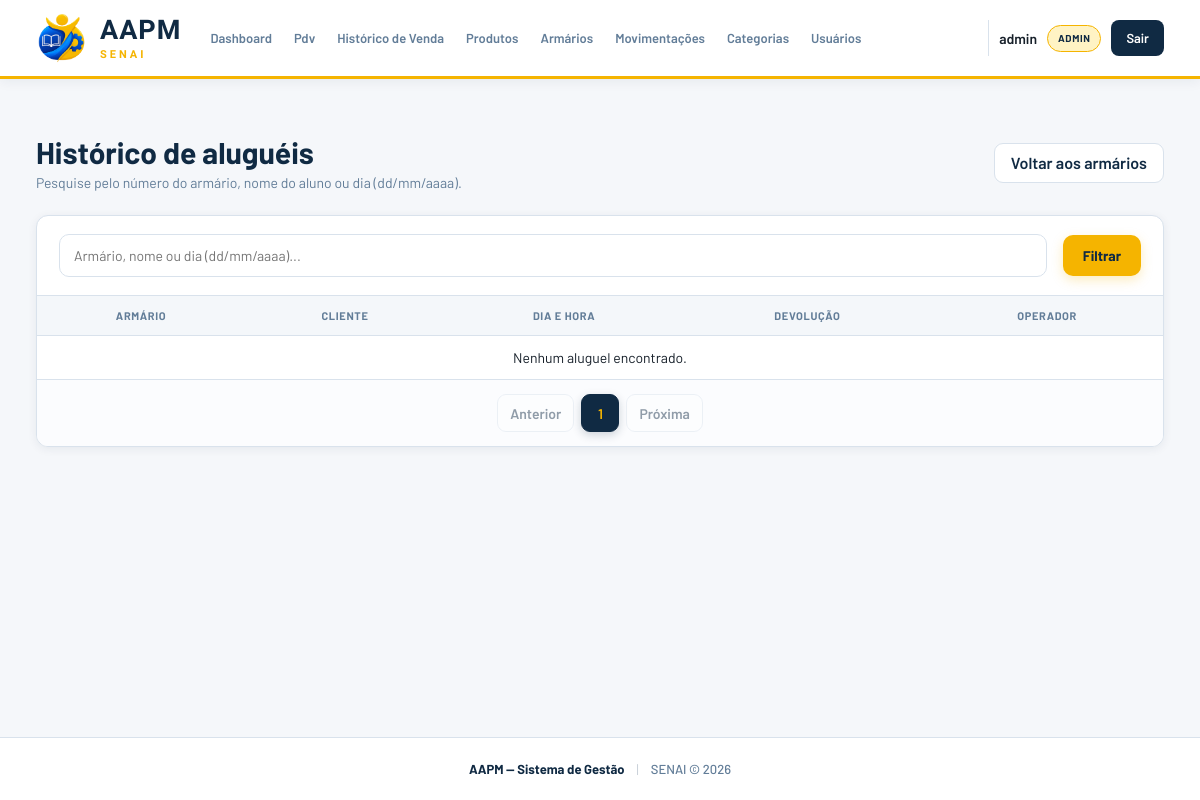
Page /armarios/historico (signed in) on the earlier database version.
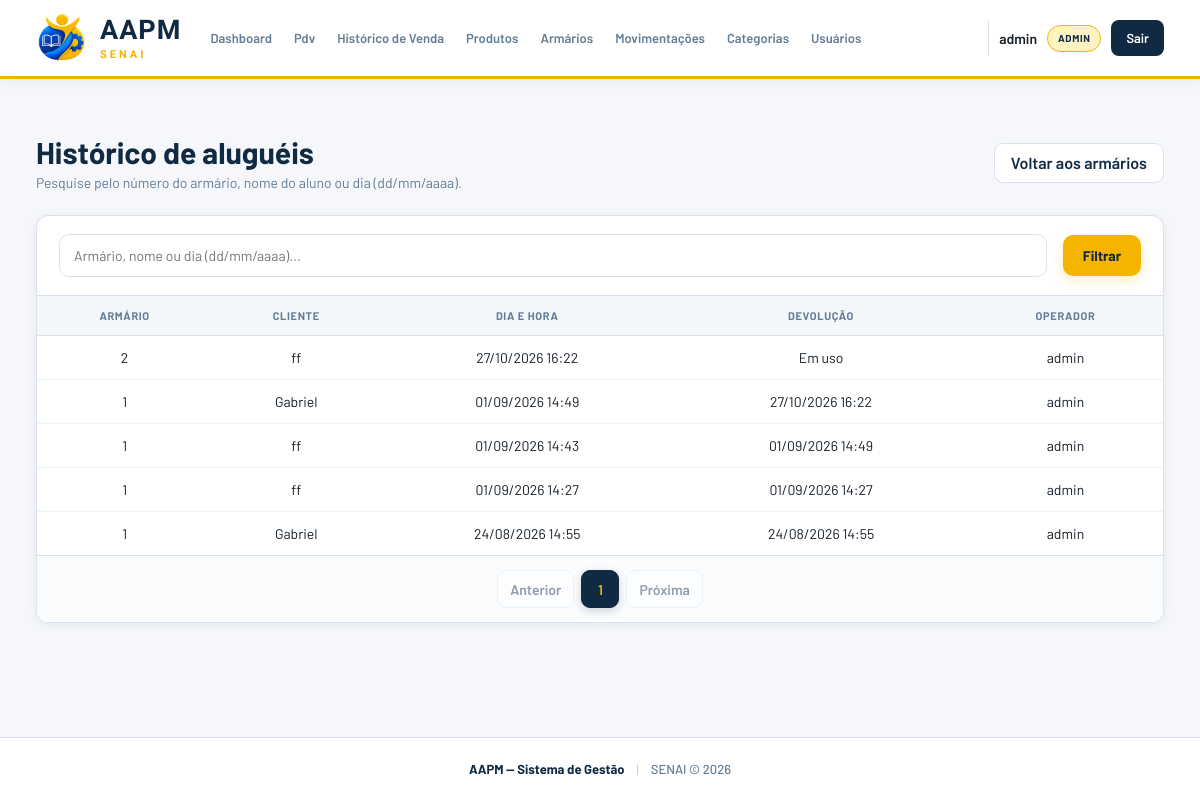
Same page on the later database version.
### app/models/armario.py (models this page shows)
class AluguelArmario(Base):
    __tablename__ = "alugueis_armarios"
    id = Column(Integer, primary_key=True, autoincrement=True)
    armario_id = Column(Integer, ForeignKey("armarios.id"), nullable=False, index=True)
    cliente_id = Column(Integer, ForeignKey("clientes.id"), nullable=False, index=True)
    usuario_id = Column(Integer, ForeignKey("usuarios.id"), nullable=True)
    inicio_em = Column(DateTime, nullable=False)
    devolvido_em = Column(DateTime, nullable=True)
    armario = relationship("Armario", back_populates="alugueis")
    cliente = relationship("Cliente", back_populates="alugueis_armarios")
    usuario = relationship("Usuario")

class Armario(Base):
    __tablename__ = "armarios"
    id = Column(Integer, primary_key=True, autoincrement=True)
    numero = Column(String(30), nullable=False, unique=True, index=True)
    descricao = Column(String(255), nullable=True)
    status = Column(String(20), nullable=False, default="disponivel", index=True)
    cliente_id = Column(
        Integer,
        ForeignKey("clientes.id", ondelete="SET NULL"),
        nullable=True,
        index=True,
    )
    alugado_em = Column(DateTime, nullable=True)
    criado_em = Column(DateTime, nullable=False, server_default=func.now())
    atualizado_em = Column(
        DateTime,
        nullable=False,
        server_default=func.now(),
        onupdate=func.now(),
    )
    cliente = relationship("Cliente", back_populates="armarios")
    alugueis = relationship("AluguelArmario", back_populates="armario")

### app/models/cliente.py (models this page shows, shortened)
class Cliente(Base):
    __tablename__ = "clientes"
    id         = Column(Integer, primary_key=True, index=True)
    nome       = Column(String(150), nullable=False, index=True)
    matricula  = Column(String(50), nullable=True, unique=True)
    telefone   = Column(String(20), nullable=True)
    is_associado = Column(Boolean, default=False, nullable=False)
    ativo      = Column(Boolean, default=True)
    criado_em  = Column(DateTime, server_default=func.now())
    vendas = relationship("Venda", back_populates="cliente")
    armarios = relationship("Armario", back_populates="cliente")
    alugueis_armarios = relationship("AluguelArmario", back_populates="cliente")

### app/models/usuario.py (models this page shows)
class Usuario(Base):
    __tablename__ = "usuarios"
    id = Column(Integer, primary_key=True, autoincrement=True)
    nome = Column(String(100), nullable=False)
    email = Column(String(150), unique=True, nullable=False)
    senha_hash = Column(String(255), nullable=False)
    role = Column(String(20), default="operador")
    ativo = Column(Boolean, default=True)
    criado_em = Column(DateTime, server_default=func.now())

### app/controllers/armario_controller.py (the view)
@router.get("/historico")
def historico_alugueis(
    request: Request,
    page: int = 1,
    db: Session = Depends(get_db),
    usuario=Depends(get_usuario_logado),
):
    busca = request.query_params.get("busca", "").strip()
    query = db.query(AluguelArmario)
    if busca:
        dia = None
        for formato in ("%d/%m/%Y", "%Y-%m-%d"):
            try:
                dia = datetime.strptime(busca, formato).date()
                break
            except ValueError:
                continue
        if dia:
            query = query.filter(
                AluguelArmario.inicio_em >= datetime.combine(dia, time.min),
                AluguelArmario.inicio_em <= datetime.combine(dia, time.max),
            )
        else:
            termo = busca.replace("\\", "\\\\").replace("%", "\\%").replace("_", "\\_")
            query = query.join(AluguelArmario.armario).join(AluguelArmario.cliente).filter(
                Armario.numero.ilike(termo, escape="\\")
                | Cliente.nome.ilike(f"%{termo}%", escape="\\")
            )
    alugueis, pagination = paginate(
        query.order_by(AluguelArmario.inicio_em.desc(), AluguelArmario.id.desc()), page
    )
    return templates.TemplateResponse(
        request,
        "armarios/historico.html",
        {
            "request": request,
            "usuario": usuario,
            "alugueis": alugueis,
            "busca": busca,
            "pagination": pagination,
        },
    )

### app/templates/armarios/historico.html (shortened to what this page needs)
{% extends "base.html" %}
{% block extra_css %}<link rel="stylesheet" href="/static/css/armarios-historico.css?v=1">
<link rel="stylesheet" href="/static/css/list-filter.css?v=1">
<link rel="stylesheet" href="/static/css/list-pages.css?v=1">{% endblock %}
{% block conteudo %}
<header class="historico-armarios-header">
  <div><h1>Histórico de aluguéis</h1><p>Pesquise pelo número do armário, nome do aluno ou dia (dd/mm/aaaa).</p></div>
  <a href="/armarios" class="btn-outline">Voltar aos armários</a>
</header>
<section class="historico-armarios-card">
<form method="get" action="/armarios/historico" class="list-filter list-filter--inset">
  <input type="text" name="busca" value="{{ busca }}" class="form-input list-filter__search" placeholder="Armário, nome ou dia (dd/mm/aaaa)..." aria-label="Número do armário, nome do aluno ou dia (dd/mm/aaaa)">
  <button class="btn-primary" type="submit">Filtrar</button>
</form>
<div class="historico-table-wrapper"><table class="historico-armarios-table">
  <thead>
    <tr><th>Armário</th><th>Cliente</th><th>Dia e hora</th><th>Devolução</th><th>Operador</th></tr>
  </thead>
  <tbody>
  {% for aluguel in alugueis %}
  <tr>
    <td>{{ aluguel.armario.numero }}</td>
    <td>{{ aluguel.cliente.nome }}</td>
    <td>{{ aluguel.inicio_em.strftime('%d/%m/%Y %H:%M') }}</td>
    <td>{{ aluguel.devolvido_em.strftime('%d/%m/%Y %H:%M') if aluguel.devolvido_em else 'Em uso' }}</td>
    <td>{{ aluguel.usuario.nome if aluguel.usuario else '—' }}</td>
  </tr>
  {% else %}
  <tr><td colspan="5">Nenhum aluguel encontrado.</td></tr>
  {% endfor %}
  </tbody>
</table></div>
{% include "paginacao/index.html" %}
</section>
{% endblock %}

Differences in the rows shown:
added AluguelArmario: armario.numero "2", cliente.nome "ff", inicio_em "27/10/2026 16:22", devolvido_em "Em uso", usuario "admin"
added AluguelArmario: armario.numero "1", cliente.nome "Gabriel", inicio_em "01/09/2026 14:49", devolvido_em "27/10/2026 16:22", usuario "admin"
added AluguelArmario: armario.numero "1", cliente.nome "ff", inicio_em "01/09/2026 14:43", devolvido_em "01/09/2026 14:49", usuario "admin"
added AluguelArmario: armario.numero "1", cliente.nome "ff", inicio_em "01/09/2026 14:27", devolvido_em "01/09/2026 14:27", usuario "admin"
added AluguelArmario: armario.numero "1", cliente.nome "Gabriel", inicio_em "24/08/2026 14:55", devolvido_em "24/08/2026 14:55", usuario "admin"
Other differences:
text no longer shown: "Nenhum aluguel encontrado."
